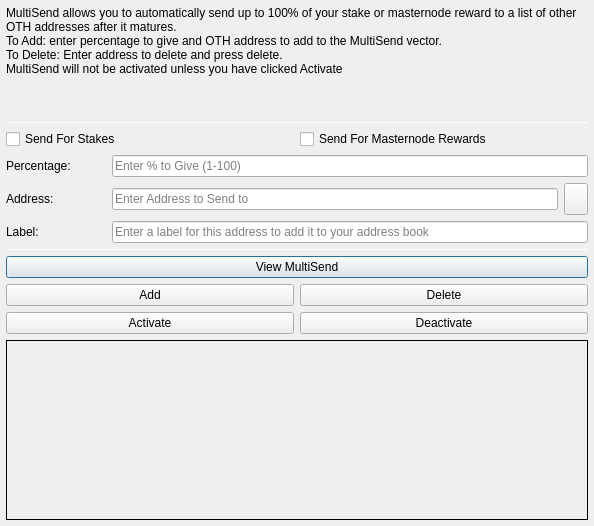
<?xml version="1.0" encoding="UTF-8"?>
<ui version="4.0">
 <class>MultiSendDialog</class>
 <widget class="QDialog" name="MultiSendDialog">
  <property name="windowModality">
   <enum>Qt::NonModal</enum>
  </property>
  <property name="geometry">
   <rect>
    <x>0</x>
    <y>0</y>
    <width>594</width>
    <height>526</height>
   </rect>
  </property>
  <property name="windowTitle">
   <string>MultiSend</string>
  </property>
  <layout class="QVBoxLayout" name="verticalLayout" stretch="0">
   <property name="leftMargin">
    <number>6</number>
   </property>
   <property name="topMargin">
    <number>6</number>
   </property>
   <property name="rightMargin">
    <number>6</number>
   </property>
   <property name="bottomMargin">
    <number>6</number>
   </property>
   <item>
    <layout class="QVBoxLayout" name="verticalLayout_Main" stretch="1,1,1,0,1,1,1">
     <item>
      <widget class="QLabel" name="label_2">
       <property name="lineWidth">
        <number>1</number>
       </property>
       <property name="text">
        <string>MultiSend allows you to automatically send up to 100% of your stake or masternode reward to a list of other OTH addresses after it matures.
To Add: enter percentage to give and OTH address to add to the MultiSend vector.
To Delete: Enter address to delete and press delete.
MultiSend will not be activated unless you have clicked Activate</string>
       </property>
       <property name="alignment">
        <set>Qt::AlignLeading|Qt::AlignLeft|Qt::AlignTop</set>
       </property>
       <property name="wordWrap">
        <bool>true</bool>
       </property>
      </widget>
     </item>
     <item>
      <widget class="Line" name="line">
       <property name="minimumSize">
        <size>
         <width>0</width>
         <height>1</height>
        </size>
       </property>
       <property name="maximumSize">
        <size>
         <width>16777215</width>
         <height>1</height>
        </size>
       </property>
       <property name="orientation">
        <enum>Qt::Horizontal</enum>
       </property>
      </widget>
     </item>
     <item>
      <layout class="QVBoxLayout" name="verticalLayout_Settings">
       <item>
        <layout class="QHBoxLayout" name="horizontalLayout">
         <item>
          <widget class="QCheckBox" name="multiSendStakeCheckBox">
           <property name="text">
            <string>Send For Stakes</string>
           </property>
          </widget>
         </item>
         <item>
          <widget class="QCheckBox" name="multiSendMasternodeCheckBox">
           <property name="text">
            <string>Send For Masternode Rewards</string>
           </property>
          </widget>
         </item>
        </layout>
       </item>
       <item>
        <layout class="QHBoxLayout" name="horizontalLayout_6">
         <item>
          <widget class="QLabel" name="label">
           <property name="minimumSize">
            <size>
             <width>100</width>
             <height>0</height>
            </size>
           </property>
           <property name="toolTip">
            <string>Percentage of stake to send</string>
           </property>
           <property name="text">
            <string>Percentage:</string>
           </property>
          </widget>
         </item>
         <item>
          <widget class="QLineEdit" name="multiSendPercentEdit">
           <property name="toolTip">
            <string>Enter whole numbers 1 - 100</string>
           </property>
           <property name="placeholderText">
            <string>Enter % to Give (1-100)</string>
           </property>
          </widget>
         </item>
        </layout>
       </item>
       <item>
        <layout class="QHBoxLayout" name="horizontalLayout_7">
         <item>
          <widget class="QLabel" name="label_5">
           <property name="minimumSize">
            <size>
             <width>100</width>
             <height>0</height>
            </size>
           </property>
           <property name="toolTip">
            <string>Address to send portion of stake to</string>
           </property>
           <property name="text">
            <string>Address:</string>
           </property>
          </widget>
         </item>
         <item>
          <widget class="QLineEdit" name="multiSendAddressEdit">
           <property name="toolTip">
            <string/>
           </property>
           <property name="placeholderText">
            <string>Enter Address to Send to</string>
           </property>
          </widget>
         </item>
         <item>
          <widget class="QToolButton" name="addressBookButton">
           <property name="maximumSize">
            <size>
             <width>16777215</width>
             <height>32</height>
            </size>
           </property>
           <property name="toolTip">
            <string>Choose an address from the address book</string>
           </property>
           <property name="text">
            <string/>
           </property>
           <property name="icon">
            <iconset resource="../othila.qrc">
             <normaloff>:/icons/address-book</normaloff>:/icons/address-book</iconset>
           </property>
           <property name="shortcut">
            <string>Alt+A</string>
           </property>
          </widget>
         </item>
        </layout>
       </item>
      </layout>
     </item>
     <item>
      <layout class="QHBoxLayout" name="horizontalLayout_3">
       <item>
        <widget class="QLabel" name="label_3">
         <property name="minimumSize">
          <size>
           <width>100</width>
           <height>0</height>
          </size>
         </property>
         <property name="text">
          <string>Label:</string>
         </property>
        </widget>
       </item>
       <item>
        <widget class="QLineEdit" name="labelAddressLabelEdit">
         <property name="placeholderText">
          <string>Enter a label for this address to add it to your address book</string>
         </property>
        </widget>
       </item>
      </layout>
     </item>
     <item>
      <widget class="Line" name="line_2">
       <property name="minimumSize">
        <size>
         <width>0</width>
         <height>1</height>
        </size>
       </property>
       <property name="maximumSize">
        <size>
         <width>16777215</width>
         <height>1</height>
        </size>
       </property>
       <property name="orientation">
        <enum>Qt::Horizontal</enum>
       </property>
      </widget>
     </item>
     <item>
      <layout class="QVBoxLayout" name="verticalLayout_Buttons">
       <item>
        <layout class="QHBoxLayout" name="horizontalLayout_4">
         <item>
          <widget class="QPushButton" name="viewButton">
           <property name="toolTip">
            <string/>
           </property>
           <property name="statusTip">
            <string>View MultiSend Vector</string>
           </property>
           <property name="text">
            <string>View MultiSend</string>
           </property>
          </widget>
         </item>
        </layout>
       </item>
       <item>
        <layout class="QHBoxLayout" name="horizontalLayout_2">
         <item>
          <widget class="QPushButton" name="addButton">
           <property name="toolTip">
            <string/>
           </property>
           <property name="statusTip">
            <string>Add to MultiSend Vector</string>
           </property>
           <property name="text">
            <string>Add</string>
           </property>
          </widget>
         </item>
         <item>
          <widget class="QPushButton" name="deleteButton">
           <property name="toolTip">
            <string/>
           </property>
           <property name="statusTip">
            <string>Delete Address From MultiSend Vector</string>
           </property>
           <property name="text">
            <string>Delete</string>
           </property>
          </widget>
         </item>
        </layout>
       </item>
       <item>
        <layout class="QHBoxLayout" name="horizontalLayout_5">
         <item>
          <widget class="QPushButton" name="activateButton">
           <property name="statusTip">
            <string>Activate MultiSend</string>
           </property>
           <property name="text">
            <string>Activate</string>
           </property>
          </widget>
         </item>
         <item>
          <widget class="QPushButton" name="disableButton">
           <property name="statusTip">
            <string>Deactivate MultiSend</string>
           </property>
           <property name="text">
            <string>Deactivate</string>
           </property>
          </widget>
         </item>
        </layout>
       </item>
      </layout>
     </item>
     <item>
      <widget class="QLabel" name="message">
       <property name="minimumSize">
        <size>
         <width>0</width>
         <height>180</height>
        </size>
       </property>
       <property name="frameShape">
        <enum>QFrame::Panel</enum>
       </property>
       <property name="frameShadow">
        <enum>QFrame::Plain</enum>
       </property>
       <property name="lineWidth">
        <number>1</number>
       </property>
       <property name="midLineWidth">
        <number>1</number>
       </property>
       <property name="text">
        <string/>
       </property>
       <property name="alignment">
        <set>Qt::AlignLeading|Qt::AlignLeft|Qt::AlignTop</set>
       </property>
       <property name="wordWrap">
        <bool>true</bool>
       </property>
      </widget>
     </item>
    </layout>
   </item>
  </layout>
 </widget>
 <resources>
  <include location="../othila.qrc"/>
 </resources>
 <connections/>
</ui>
